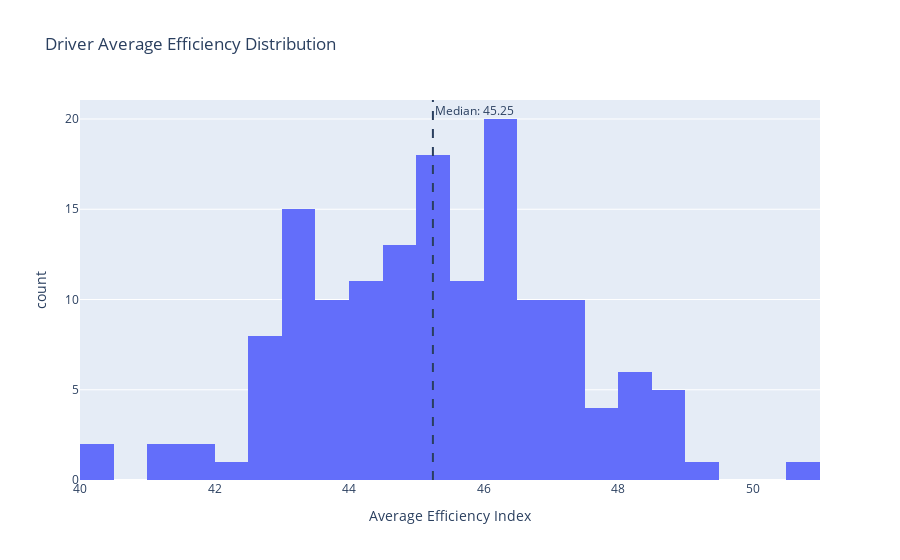

Notebook cell for this chart:
### Code cell
# Driver efficiency distribution
fig = px.histogram(
    driver_efficiency,
    x='avg_efficiency',
    nbins=30,
    title='Driver Average Efficiency Distribution',
    labels={'avg_efficiency': 'Average Efficiency Index'}
)
fig.add_vline(x=driver_efficiency['avg_efficiency'].median(), line_dash="dash",
              annotation_text=f"Median: {driver_efficiency['avg_efficiency'].median():.2f}")
fig.show()

### Figure 1 — Plotly figure (JSON) as saved in the notebook; plotly's stock layout.template omitted (floating-point values rounded to 4 significant figures; data arrays with more than 128 entries replaced by an {"elided": "..."} marker saying what was removed)
{"data": [{"bingroup": "x", "hovertemplate": "Average Efficiency Index=%{x}<br>count=%{y}<extra></extra>", "legendgroup": "", "marker": {"color": "#636efa", "pattern": {"shape": ""}}, "name": "", "nbinsx": 30, "orientation": "v", "showlegend": false, "type": "histogram", "x": {"elided": "150 float values"}, "xaxis": "x", "yaxis": "y"}], "layout": {"annotations": [{"showarrow": false, "text": "Median: 45.25", "x": 45.25, "xanchor": "left", "xref": "x", "y": 1, "yanchor": "top", "yref": "y domain"}], "barmode": "relative", "legend": {"tracegroupgap": 0}, "shapes": [{"line": {"dash": "dash"}, "type": "line", "x0": 45.25, "x1": 45.25, "xref": "x", "y0": 0, "y1": 1, "yref": "y domain"}], "title": {"text": "Driver Average Efficiency Distribution"}, "xaxis": {"anchor": "y", "domain": [0, 1], "title": {"text": "Average Efficiency Index"}}, "yaxis": {"anchor": "x", "domain": [0, 1], "title": {"text": "count"}}}}
